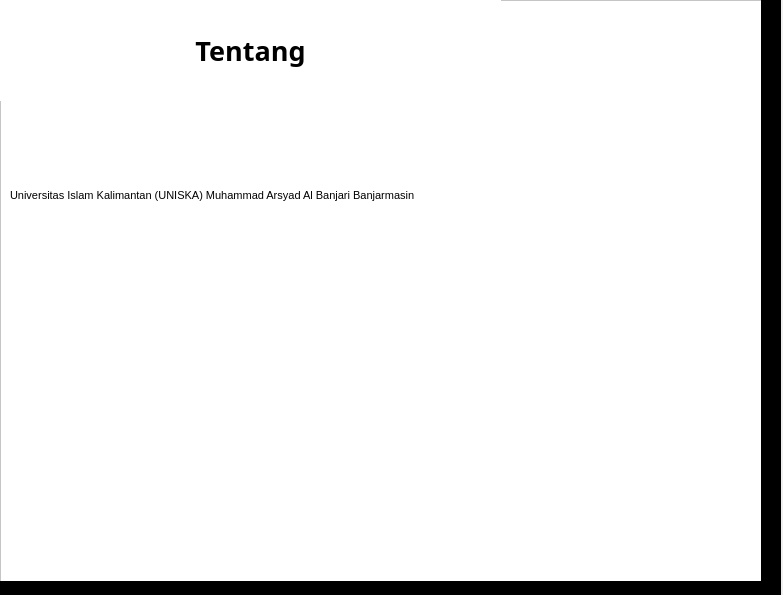
<?xml version="1.0" encoding="UTF-8"?>
<ui version="4.0">
 <class>Form</class>
 <widget class="QWidget" name="Form">
  <property name="geometry">
   <rect>
    <x>0</x>
    <y>0</y>
    <width>783</width>
    <height>595</height>
   </rect>
  </property>
  <property name="windowTitle">
   <string>Form</string>
  </property>
  <widget class="QFrame" name="frame">
   <property name="geometry">
    <rect>
     <x>0</x>
     <y>0</y>
     <width>781</width>
     <height>601</height>
    </rect>
   </property>
   <property name="styleSheet">
    <string notr="true">QFrame {
    background-color: rgb(0, 0, 0);}</string>
   </property>
   <property name="frameShape">
    <enum>QFrame::StyledPanel</enum>
   </property>
   <property name="frameShadow">
    <enum>QFrame::Raised</enum>
   </property>
   <widget class="QFrame" name="frame_2">
    <property name="geometry">
     <rect>
      <x>0</x>
      <y>0</y>
      <width>761</width>
      <height>581</height>
     </rect>
    </property>
    <property name="styleSheet">
     <string notr="true">background-color: rgb(85, 0, 127);</string>
    </property>
    <property name="frameShape">
     <enum>QFrame::StyledPanel</enum>
    </property>
    <property name="frameShadow">
     <enum>QFrame::Raised</enum>
    </property>
    <widget class="QFrame" name="frame_3">
     <property name="geometry">
      <rect>
       <x>0</x>
       <y>0</y>
       <width>831</width>
       <height>601</height>
      </rect>
     </property>
     <property name="styleSheet">
      <string notr="true">background-color: white;</string>
     </property>
     <property name="frameShape">
      <enum>QFrame::StyledPanel</enum>
     </property>
     <property name="frameShadow">
      <enum>QFrame::Raised</enum>
     </property>
     <widget class="QLabel" name="label_2">
      <property name="geometry">
       <rect>
        <x>0</x>
        <y>0</y>
        <width>501</width>
        <height>101</height>
       </rect>
      </property>
      <property name="font">
       <font>
        <family>Sitka Text</family>
        <pointsize>20</pointsize>
        <weight>75</weight>
        <bold>true</bold>
       </font>
      </property>
      <property name="text">
       <string>Tentang</string>
      </property>
      <property name="alignment">
       <set>Qt::AlignCenter</set>
      </property>
     </widget>
     <widget class="QLabel" name="label_3">
      <property name="geometry">
       <rect>
        <x>10</x>
        <y>160</y>
        <width>481</width>
        <height>71</height>
       </rect>
      </property>
      <property name="font">
       <font>
        <pointsize>8</pointsize>
       </font>
      </property>
      <property name="text">
       <string>Universitas Islam Kalimantan (UNISKA) Muhammad Arsyad Al Banjari Banjarmasin</string>
      </property>
     </widget>
    </widget>
   </widget>
  </widget>
 </widget>
 <resources/>
 <connections/>
</ui>
